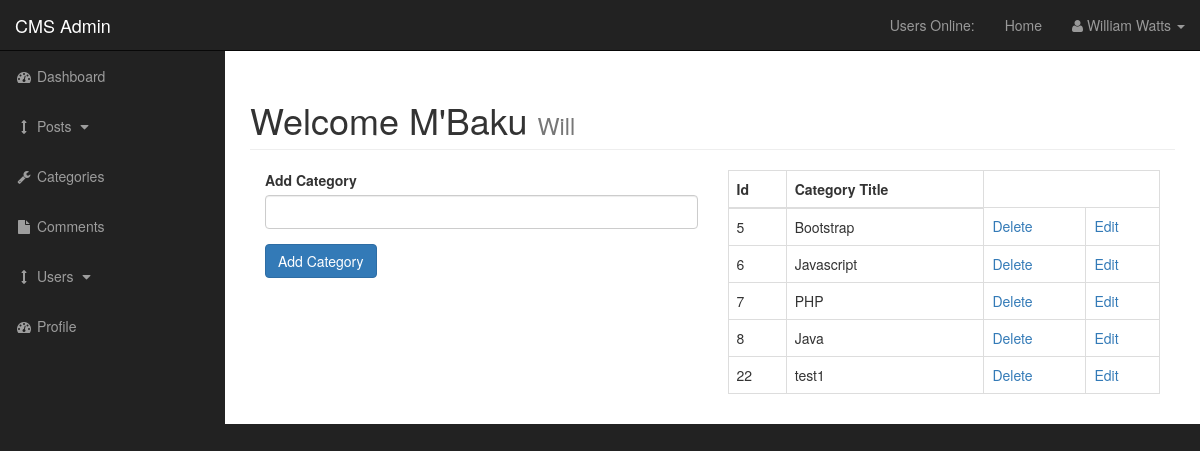
The app's page /admin/categories.php with its own data.
### tables this page shows
CREATE TABLE `categories` (
  `cat_id` int(3) NOT NULL,
  `cat_title` varchar(255) NOT NULL
);

### admin/functions.php (the view, shortened to what this page needs)
<?php
function findAllCategories() {
global $connection;
$query = "SELECT * FROM categories";
$select_categories = mysqli_query($connection,$query);
while($row = mysqli_fetch_assoc($select_categories)) {
$cat_id = $row['cat_id'];
$cat_title = $row['cat_title'];
echo "<tr>";
echo "<td>{$cat_id}</td>";
echo "<td>{$cat_title}</td>";
echo "<td><a href='categories.php?delete={$cat_id}'>Delete</a></td>";
echo "<td><a href='categories.php?edit={$cat_id}'>Edit</a></td>";
echo "</tr>";
}
}

### admin/css/sb-admin.css (style rules this page uses)
body { margin-top: 100px; background-color: #222; }
@media (min-width:768px) { body { margin-top: 50px; } }

### records on screen
categories: cat_id "5", cat_title "Bootstrap"
categories: cat_id "6", cat_title "Javascript"
categories: cat_id "7", cat_title "PHP"
categories: cat_id "8", cat_title "Java"
categories: cat_id "22", cat_title "test1"
